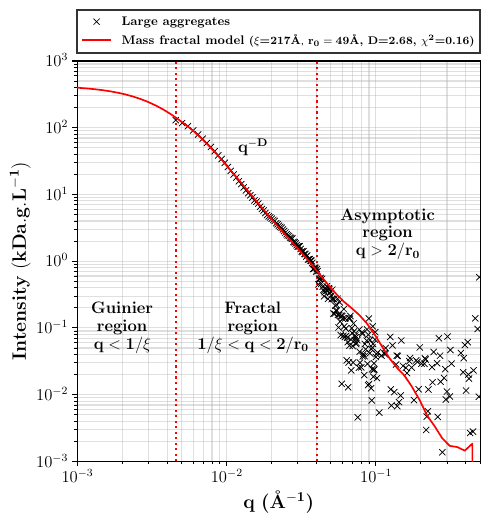

Python code for this plot:
import matplotlib.pyplot as plt
params = {'text.usetex': True,
          'legend.edgecolor':'black',
          'legend.fancybox': False,
          'figure.figsize': (5.2,5.2)}
plt.rcParams.update(params)
plt.rc('text', usetex=True) #for \Small, \Huge, etc.
x = []; y = [];xfit = []; yfit = []
with open("data_A2bis_SpectreFractal_710_740.txt", "r") as data_spectre,\
        open("data_A2bis_FitFractal_710_740.txt") as data_fit:
    for line in data_spectre:
        coords = line.split()
        x.append(float(coords[0]))
        y.append(float(coords[1]))
    for line in data_fit:
        coords = line.split()
        xfit.append(float(coords[0]))
        yfit.append(float(coords[1]))
xmin = 0.001; xmax = 0.5
ymin = 0.001; ymax = 1000
fig, ax = plt.subplots()
ax.set(xlim=[xmin, xmax], ylim=[ymin, ymax])
ax.set_xscale("log", nonpositive='clip')
ax.set_yscale("log", nonpositive='clip')
ax.set_xlabel(r'$\bf{q}$' ' ' r'{\bf{(\AA}}' r'$\bf{^{-1}}$' r'\bf{)}', fontsize=14)
ax.set_ylabel(r'$\bf{Intensity\ (kDa.g.L^{-1})}$', fontsize=14)
ax.grid(visible=None, which='both', axis='both',alpha=0.4)
ax.tick_params(axis='both', which='major', labelsize=12)
#ax.set_axisbelow(True)
ax.plot([0.0046,0.0046],[0.001,1000],linestyle=':',color='red', zorder=5)
ax.plot([0.0403,0.0403],[0.001,1000],linestyle=':',color='red', zorder=5)
ax.scatter(x,y,marker='x',color='black',s=20, linewidths=0.5, zorder=10,
           label=r'\small{\bf{Large aggregates}}')
ax.plot(xfit,yfit,linewidth=1.2,linestyle='-',color='red', zorder=15,
        label=r'\small{\bf{Mass fractal model}}' ' ' r'\footnotesize{\bf{($\xi$}=217'r'\bf{\AA}}' 
        ', '  r'$\bf{r_{0}}=49$'r'\bf{\AA}'
        ', ' r'\bf{D}=2.68' ', ' r'$\bf{\chi}^{2}$=0.16'r'\bf{)}')
ax.legend(loc='lower left', borderaxespad=0, bbox_to_anchor=(0.0, 1.02,1.0,0.2),mode='expand',
          ncol=1,fontsize = 10)
plt.text(0.002, 0.1, r'${\bf{Guinier}}$' '\n' r'$\bf{region}$' '\n'  r'${\bf{q<1/\xi}}$',
         ha='center', va='center',fontsize=12)
plt.text(0.015, 0.1, r'${ \bf{Fractal}}$' '\n' r'$\bf{region}$' '\n'  r'${\bf{1/\xi<q<2/r_{0}}}$',
         ha='center', va='center',fontsize=12)
plt.text(0.12, 2.5, r'${ \bf{Asymptotic}}$' '\n' r'$\bf{region}$' '\n'  r'${\bf{q>2/r_{0}}}$',
         ha='center', va='center',fontsize=12)
plt.text(0.015, 50, r'$\bf{q^{-D}}$',
         ha='center', va='center',fontsize=12)

plt.savefig("main_FF_Fractals_python.pdf", bbox_inches='tight',dpi=300)
plt.show()

